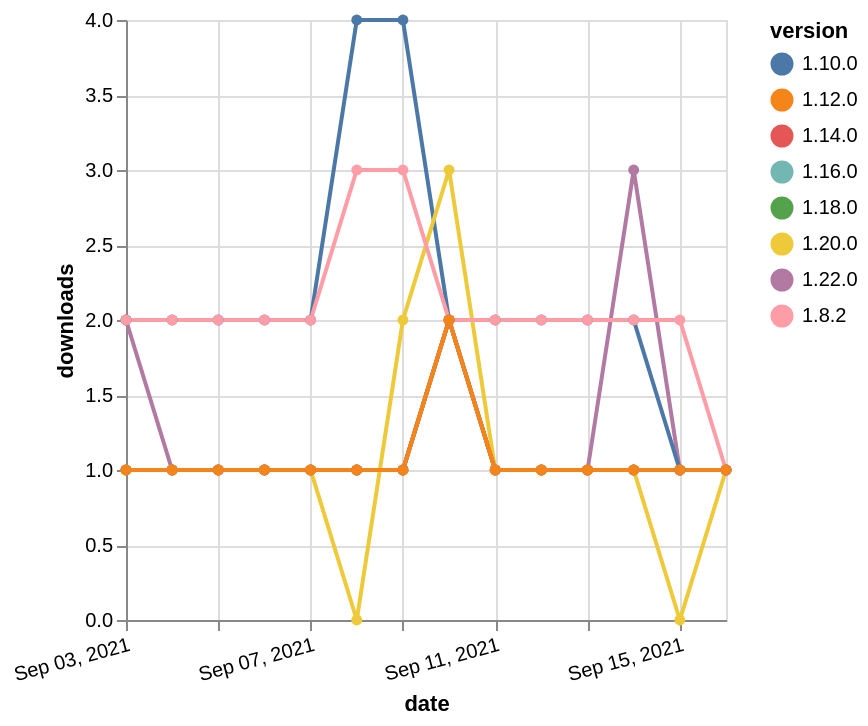

Vega-Lite specification stored for this chart:
### Vega-Lite specification from a JSON file in a GitHub repository (floating-point values rounded to 4 significant figures)
{"$schema": "https://vega.github.io/schema/vega-lite/v5.json", "description": "A simple bar chart with embedded data.", "data": {"values": [{"date": "2021-09-03", "total": 158, "delta": 1, "version": "1.18.0"}, {"date": "2021-09-04", "total": 159, "delta": 1, "version": "1.18.0"}, {"date": "2021-09-05", "total": 160, "delta": 1, "version": "1.18.0"}, {"date": "2021-09-06", "total": 161, "delta": 1, "version": "1.18.0"}, {"date": "2021-09-07", "total": 162, "delta": 1, "version": "1.18.0"}, {"date": "2021-09-08", "total": 163, "delta": 1, "version": "1.18.0"}, {"date": "2021-09-09", "total": 164, "delta": 1, "version": "1.18.0"}, {"date": "2021-09-10", "total": 166, "delta": 2, "version": "1.18.0"}, {"date": "2021-09-11", "total": 167, "delta": 1, "version": "1.18.0"}, {"date": "2021-09-12", "total": 168, "delta": 1, "version": "1.18.0"}, {"date": "2021-09-13", "total": 169, "delta": 1, "version": "1.18.0"}, {"date": "2021-09-14", "total": 170, "delta": 1, "version": "1.18.0"}, {"date": "2021-09-15", "total": 171, "delta": 1, "version": "1.18.0"}, {"date": "2021-09-16", "total": 172, "delta": 1, "version": "1.18.0"}, {"date": "2021-09-03", "total": 116, "delta": 2, "version": "1.22.0"}, {"date": "2021-09-04", "total": 117, "delta": 1, "version": "1.22.0"}, {"date": "2021-09-05", "total": 118, "delta": 1, "version": "1.22.0"}, {"date": "2021-09-06", "total": 119, "delta": 1, "version": "1.22.0"}, {"date": "2021-09-07", "total": 120, "delta": 1, "version": "1.22.0"}, {"date": "2021-09-08", "total": 121, "delta": 1, "version": "1.22.0"}, {"date": "2021-09-09", "total": 122, "delta": 1, "version": "1.22.0"}, {"date": "2021-09-10", "total": 124, "delta": 2, "version": "1.22.0"}, {"date": "2021-09-11", "total": 125, "delta": 1, "version": "1.22.0"}, {"date": "2021-09-12", "total": 126, "delta": 1, "version": "1.22.0"}, {"date": "2021-09-13", "total": 127, "delta": 1, "version": "1.22.0"}, {"date": "2021-09-14", "total": 130, "delta": 3, "version": "1.22.0"}, {"date": "2021-09-15", "total": 131, "delta": 1, "version": "1.22.0"}, {"date": "2021-09-16", "total": 132, "delta": 1, "version": "1.22.0"}, {"date": "2021-09-03", "total": 2468, "delta": 2, "version": "1.10.0"}, {"date": "2021-09-04", "total": 2470, "delta": 2, "version": "1.10.0"}, {"date": "2021-09-05", "total": 2472, "delta": 2, "version": "1.10.0"}, {"date": "2021-09-06", "total": 2474, "delta": 2, "version": "1.10.0"}, {"date": "2021-09-07", "total": 2476, "delta": 2, "version": "1.10.0"}, {"date": "2021-09-08", "total": 2480, "delta": 4, "version": "1.10.0"}, {"date": "2021-09-09", "total": 2484, "delta": 4, "version": "1.10.0"}, {"date": "2021-09-10", "total": 2486, "delta": 2, "version": "1.10.0"}, {"date": "2021-09-11", "total": 2488, "delta": 2, "version": "1.10.0"}, {"date": "2021-09-12", "total": 2490, "delta": 2, "version": "1.10.0"}, {"date": "2021-09-13", "total": 2492, "delta": 2, "version": "1.10.0"}, {"date": "2021-09-14", "total": 2494, "delta": 2, "version": "1.10.0"}, {"date": "2021-09-15", "total": 2495, "delta": 1, "version": "1.10.0"}, {"date": "2021-09-16", "total": 2496, "delta": 1, "version": "1.10.0"}, {"date": "2021-09-03", "total": 181, "delta": 1, "version": "1.20.0"}, {"date": "2021-09-04", "total": 182, "delta": 1, "version": "1.20.0"}, {"date": "2021-09-05", "total": 183, "delta": 1, "version": "1.20.0"}, {"date": "2021-09-06", "total": 184, "delta": 1, "version": "1.20.0"}, {"date": "2021-09-07", "total": 185, "delta": 1, "version": "1.20.0"}, {"date": "2021-09-08", "total": 185, "delta": 0, "version": "1.20.0"}, {"date": "2021-09-09", "total": 187, "delta": 2, "version": "1.20.0"}, {"date": "2021-09-10", "total": 190, "delta": 3, "version": "1.20.0"}, {"date": "2021-09-11", "total": 191, "delta": 1, "version": "1.20.0"}, {"date": "2021-09-12", "total": 192, "delta": 1, "version": "1.20.0"}, {"date": "2021-09-13", "total": 193, "delta": 1, "version": "1.20.0"}, {"date": "2021-09-14", "total": 194, "delta": 1, "version": "1.20.0"}, {"date": "2021-09-15", "total": 194, "delta": 0, "version": "1.20.0"}, {"date": "2021-09-16", "total": 195, "delta": 1, "version": "1.20.0"}, {"date": "2021-09-03", "total": 196, "delta": 1, "version": "1.16.0"}, {"date": "2021-09-04", "total": 197, "delta": 1, "version": "1.16.0"}, {"date": "2021-09-05", "total": 198, "delta": 1, "version": "1.16.0"}, {"date": "2021-09-06", "total": 199, "delta": 1, "version": "1.16.0"}, {"date": "2021-09-07", "total": 200, "delta": 1, "version": "1.16.0"}, {"date": "2021-09-08", "total": 201, "delta": 1, "version": "1.16.0"}, {"date": "2021-09-09", "total": 202, "delta": 1, "version": "1.16.0"}, {"date": "2021-09-10", "total": 204, "delta": 2, "version": "1.16.0"}, {"date": "2021-09-11", "total": 205, "delta": 1, "version": "1.16.0"}, {"date": "2021-09-12", "total": 206, "delta": 1, "version": "1.16.0"}, {"date": "2021-09-13", "total": 207, "delta": 1, "version": "1.16.0"}, {"date": "2021-09-14", "total": 208, "delta": 1, "version": "1.16.0"}, {"date": "2021-09-15", "total": 209, "delta": 1, "version": "1.16.0"}, {"date": "2021-09-16", "total": 210, "delta": 1, "version": "1.16.0"}, {"date": "2021-09-03", "total": 2345, "delta": 2, "version": "1.8.2"}, {"date": "2021-09-04", "total": 2347, "delta": 2, "version": "1.8.2"}, {"date": "2021-09-05", "total": 2349, "delta": 2, "version": "1.8.2"}, {"date": "2021-09-06", "total": 2351, "delta": 2, "version": "1.8.2"}, {"date": "2021-09-07", "total": 2353, "delta": 2, "version": "1.8.2"}, {"date": "2021-09-08", "total": 2356, "delta": 3, "version": "1.8.2"}, {"date": "2021-09-09", "total": 2359, "delta": 3, "version": "1.8.2"}, {"date": "2021-09-10", "total": 2361, "delta": 2, "version": "1.8.2"}, {"date": "2021-09-11", "total": 2363, "delta": 2, "version": "1.8.2"}, {"date": "2021-09-12", "total": 2365, "delta": 2, "version": "1.8.2"}, {"date": "2021-09-13", "total": 2367, "delta": 2, "version": "1.8.2"}, {"date": "2021-09-14", "total": 2369, "delta": 2, "version": "1.8.2"}, {"date": "2021-09-15", "total": 2371, "delta": 2, "version": "1.8.2"}, {"date": "2021-09-16", "total": 2372, "delta": 1, "version": "1.8.2"}, {"date": "2021-09-03", "total": 198, "delta": 1, "version": "1.14.0"}, {"date": "2021-09-04", "total": 199, "delta": 1, "version": "1.14.0"}, {"date": "2021-09-05", "total": 200, "delta": 1, "version": "1.14.0"}, {"date": "2021-09-06", "total": 201, "delta": 1, "version": "1.14.0"}, {"date": "2021-09-07", "total": 202, "delta": 1, "version": "1.14.0"}, {"date": "2021-09-08", "total": 203, "delta": 1, "version": "1.14.0"}, {"date": "2021-09-09", "total": 204, "delta": 1, "version": "1.14.0"}, {"date": "2021-09-10", "total": 206, "delta": 2, "version": "1.14.0"}, {"date": "2021-09-11", "total": 207, "delta": 1, "version": "1.14.0"}, {"date": "2021-09-12", "total": 208, "delta": 1, "version": "1.14.0"}, {"date": "2021-09-13", "total": 209, "delta": 1, "version": "1.14.0"}, {"date": "2021-09-14", "total": 210, "delta": 1, "version": "1.14.0"}, {"date": "2021-09-15", "total": 211, "delta": 1, "version": "1.14.0"}, {"date": "2021-09-16", "total": 212, "delta": 1, "version": "1.14.0"}, {"date": "2021-09-03", "total": 268, "delta": 1, "version": "1.12.0"}, {"date": "2021-09-04", "total": 269, "delta": 1, "version": "1.12.0"}, {"date": "2021-09-05", "total": 270, "delta": 1, "version": "1.12.0"}, {"date": "2021-09-06", "total": 271, "delta": 1, "version": "1.12.0"}, {"date": "2021-09-07", "total": 272, "delta": 1, "version": "1.12.0"}, {"date": "2021-09-08", "total": 273, "delta": 1, "version": "1.12.0"}, {"date": "2021-09-09", "total": 274, "delta": 1, "version": "1.12.0"}, {"date": "2021-09-10", "total": 276, "delta": 2, "version": "1.12.0"}, {"date": "2021-09-11", "total": 277, "delta": 1, "version": "1.12.0"}, {"date": "2021-09-12", "total": 278, "delta": 1, "version": "1.12.0"}, {"date": "2021-09-13", "total": 279, "delta": 1, "version": "1.12.0"}, {"date": "2021-09-14", "total": 280, "delta": 1, "version": "1.12.0"}, {"date": "2021-09-15", "total": 281, "delta": 1, "version": "1.12.0"}, {"date": "2021-09-16", "total": 282, "delta": 1, "version": "1.12.0"}]}, "width": "container", "mark": {"type": "line", "point": {"filled": true}}, "encoding": {"x": {"field": "date", "type": "temporal", "timeUnit": "yearmonthdate", "title": "date", "axis": {"labelAngle": -15}}, "y": {"field": "delta", "type": "quantitative", "title": "downloads"}, "color": {"field": "version", "type": "nominal"}, "tooltip": {"field": "delta"}}}
